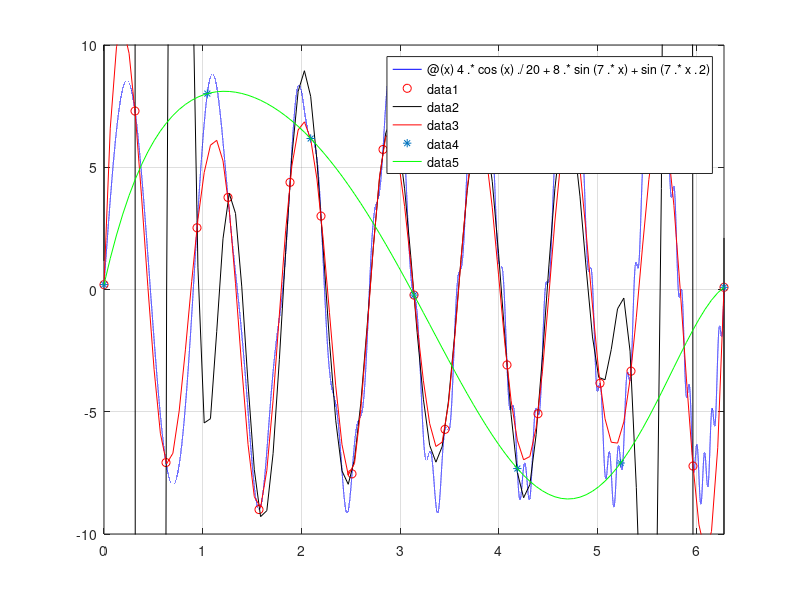

Write MATLAB code to recreate this figure.
f=@(x) 4.*cos(x)./20+8.*sin(7.*x)+sin(7.*x.^2);
a=0; b=2*pi;

figure(1)
fplot(f,[a b],'b')
axis(axis)
hold on
grid on


n=20;
x=linspace(a,b,n+1); %per costruire il polinoimi di grado 4
y=f(x);
plot(x,y,'or')
p=polyfit(x,y,n);

xx=linspace(a,b,100);
yp=polyval(p,xx);

ys=spline(x,y,xx);
plot(xx,yp,'k')
plot(xx,ys,'r')


n=6;
x=linspace(a,b,n+1); %per costruire il polinoimi di grado 4
y=f(x);
plot(x,y,'*')
p=polyfit(x,y,n);

xx=linspace(a,b,100);
yp=polyval(p,xx);

plot(xx,yp,'g')
